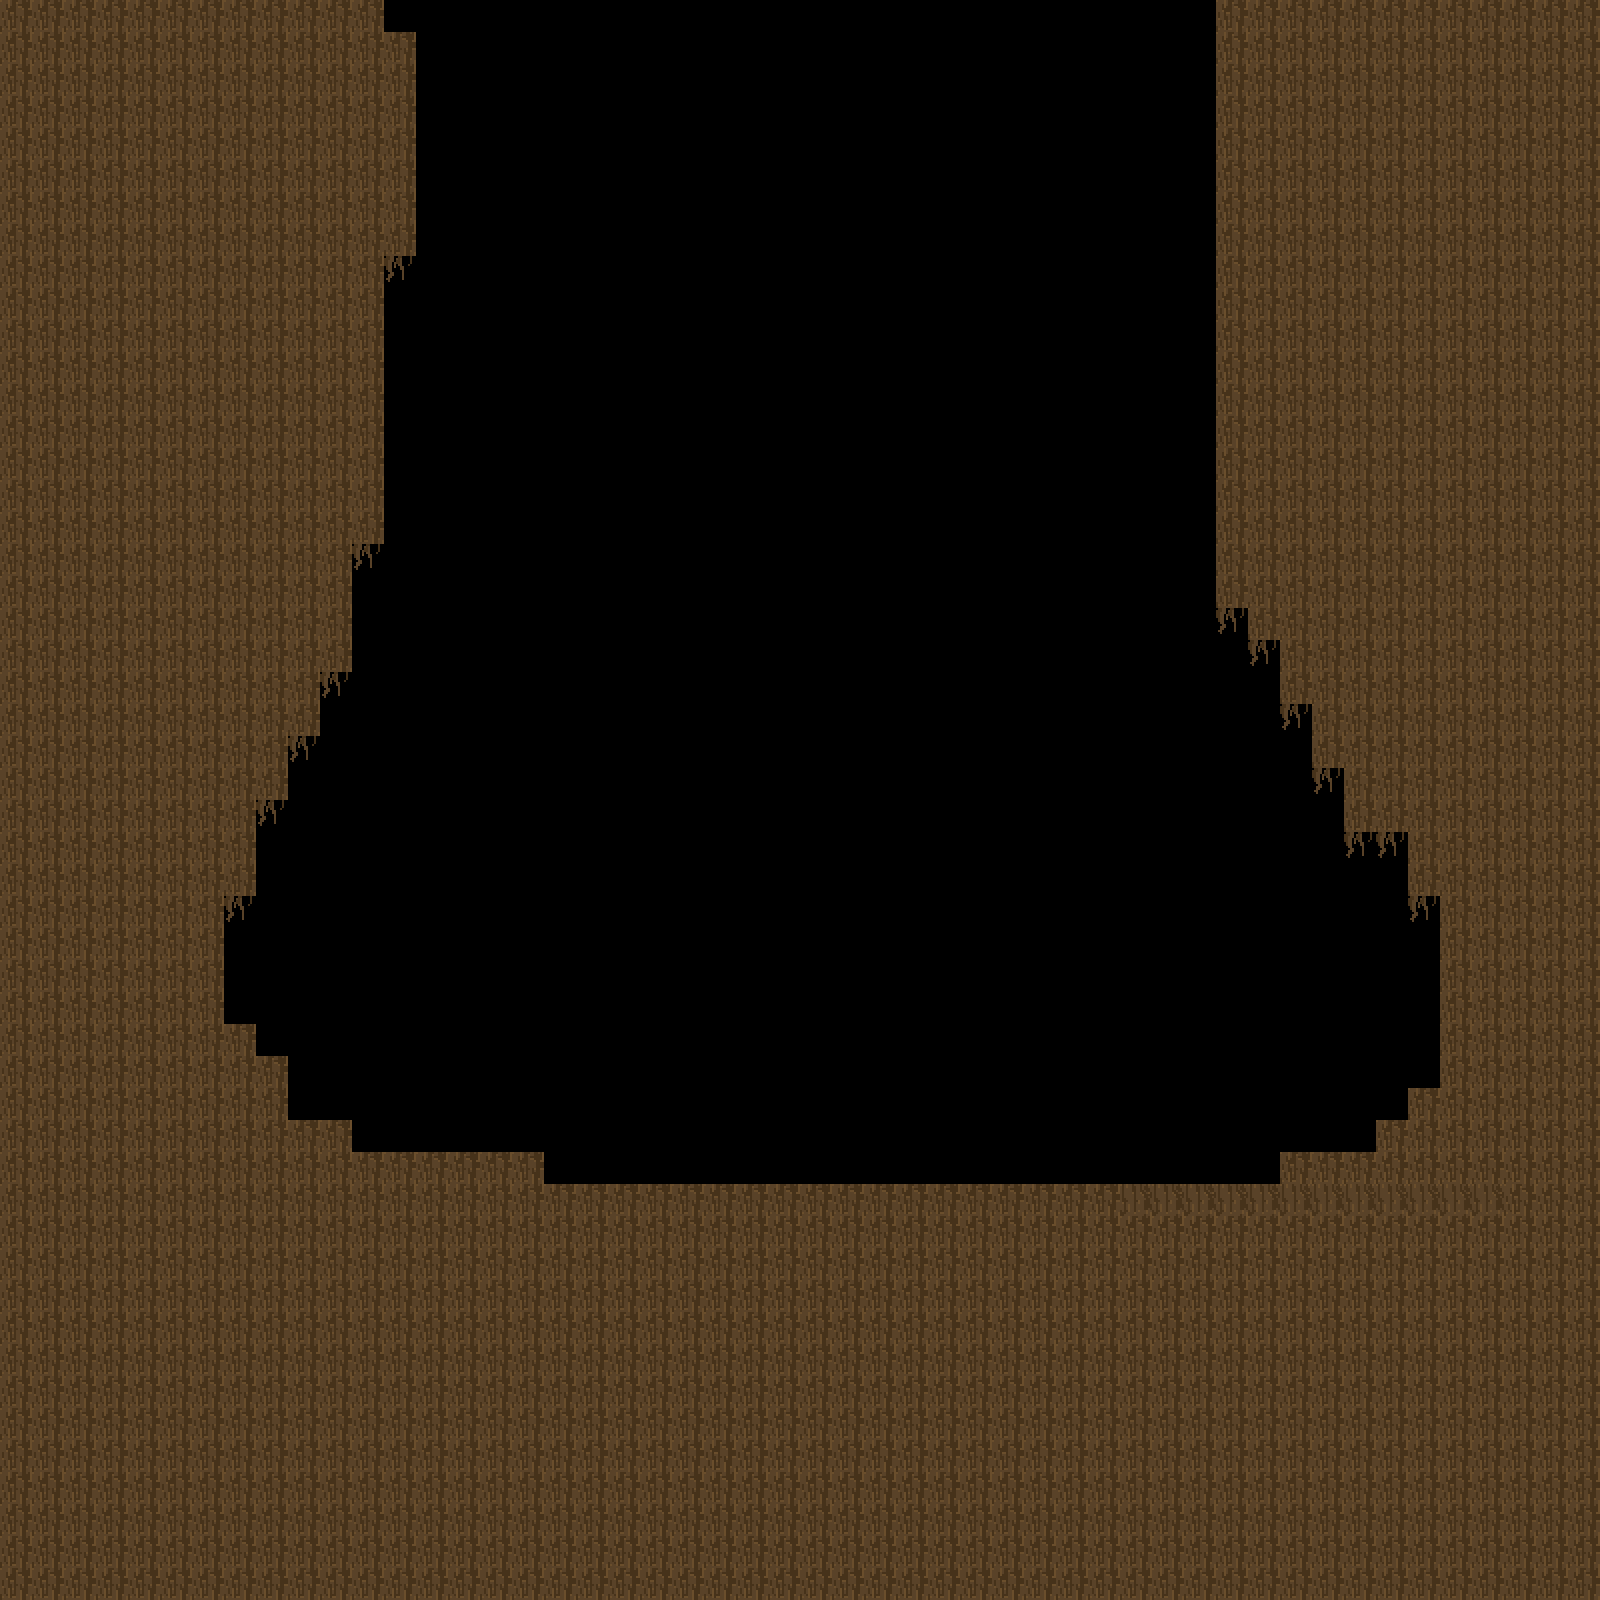

Tiled map render using the project's own tile images. Description and the map definition, with tile-layer contents summarised, below:
An orthogonal 50x50 tile map with 32x32 px tiles, 2 tile layers (layer01, background), 2 tilesets and 3 objects (2x boss, base).

<map version="1.0" tiledversion="1.0.3" orientation="orthogonal" renderorder="right-down" width="50" height="50" tilewidth="32" tileheight="32" nextobjectid="62">
 <tileset firstgid="1" source="base_items.tsx" />
 <tileset firstgid="7" name="tileset_platformer01" tilewidth="32" tileheight="32" tilecount="256" columns="16">
  <image source="tileset_platformer01.png" width="512" height="512" />
 </tileset>
 <layer name="layer01" width="50" height="50">
  <data>[2500 cells, 1407 non-empty, 1 distinct tile ids]</data>
 </layer>
 <layer name="background" width="50" height="50">
  <data>[2500 cells, 25 non-empty, 2 distinct tile ids]</data>
 </layer>
 <objectgroup name="layer02">
  <object id="48" name="base" gid="4" x="717.27" y="1210.72" width="196" height="193.333" />
  <object id="59" name="boss" gid="6" x="1048" y="985" width="248" height="426" />
  <object id="60" name="boss" gid="2147483654" x="422" y="1011" width="254" height="410" />
 </objectgroup>
</map>
